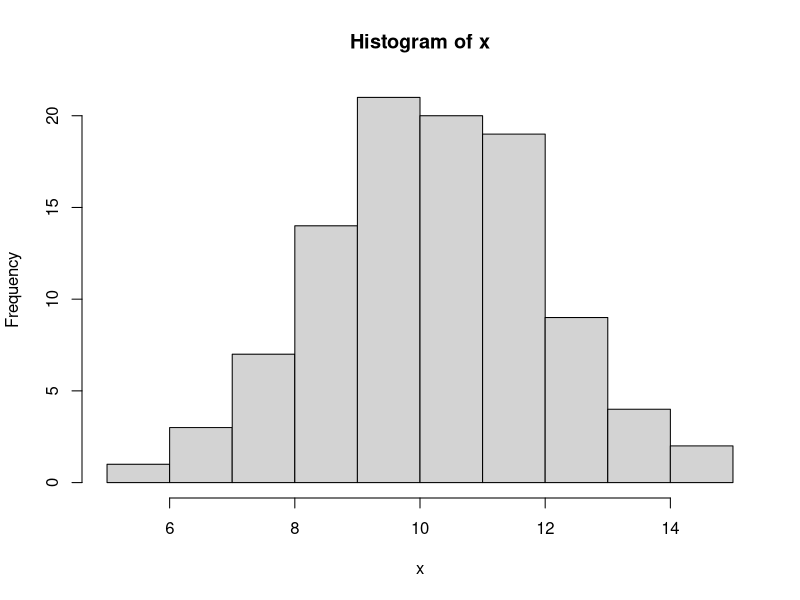
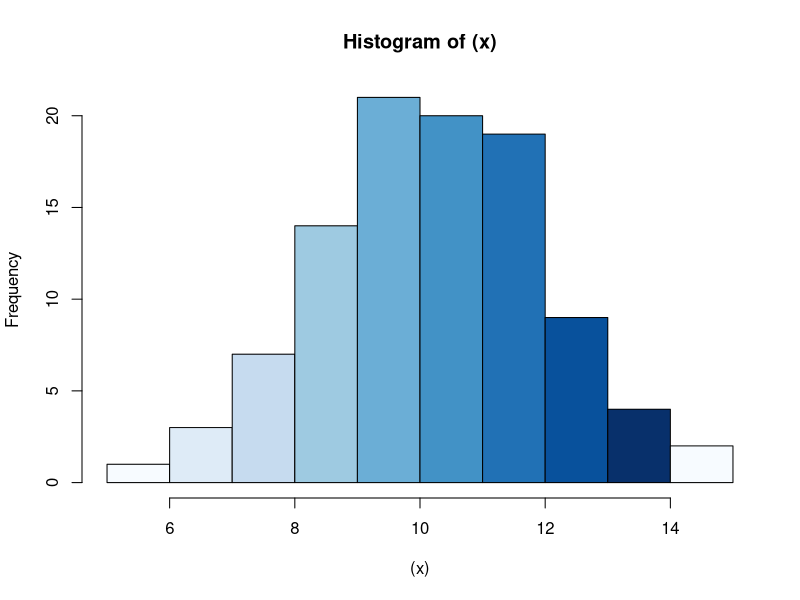
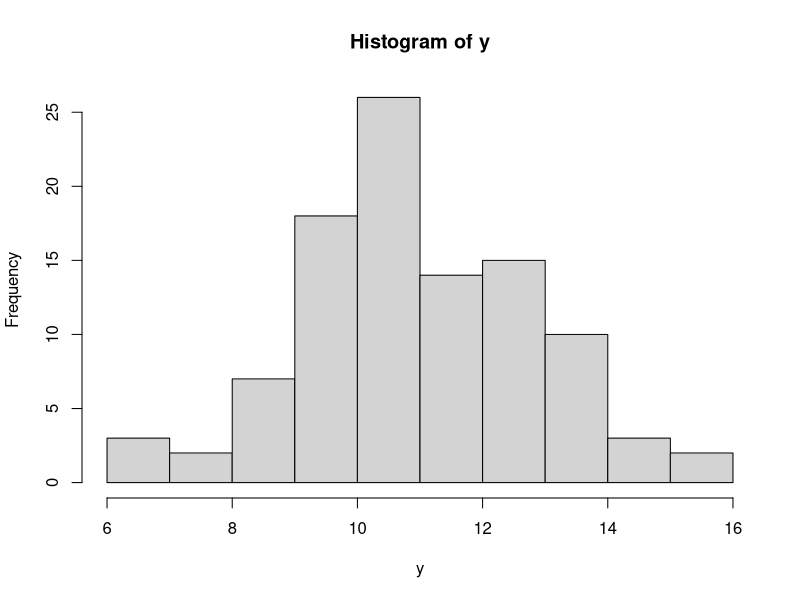
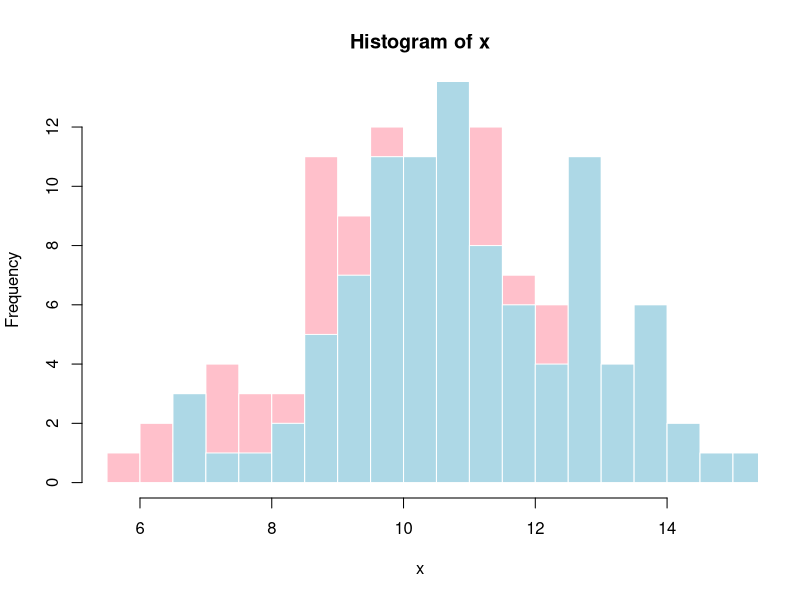
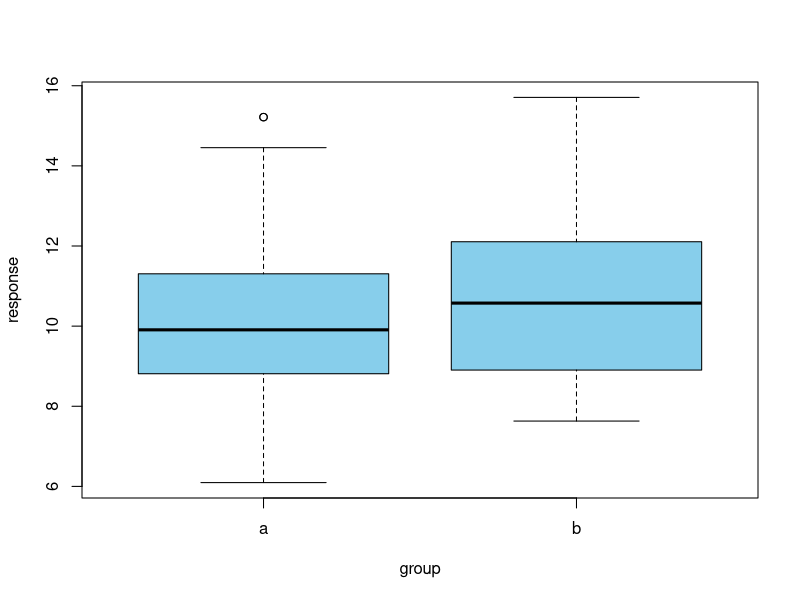
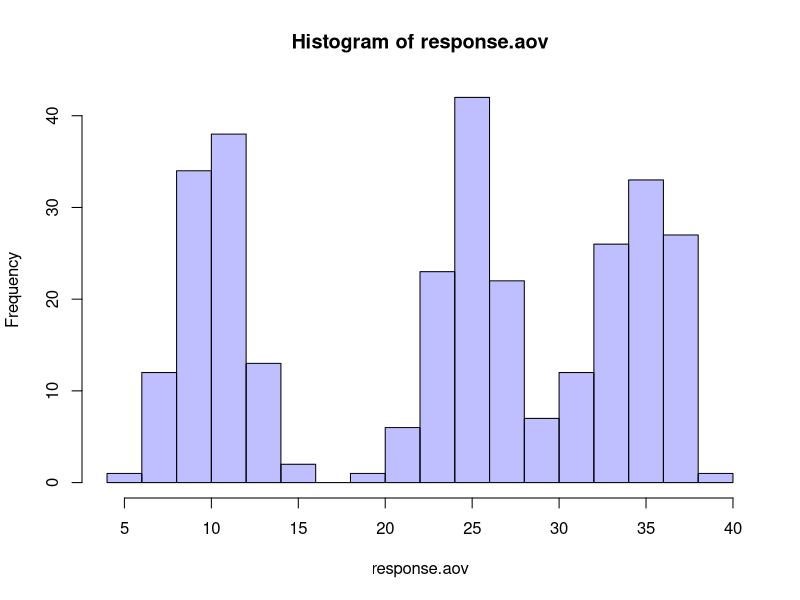
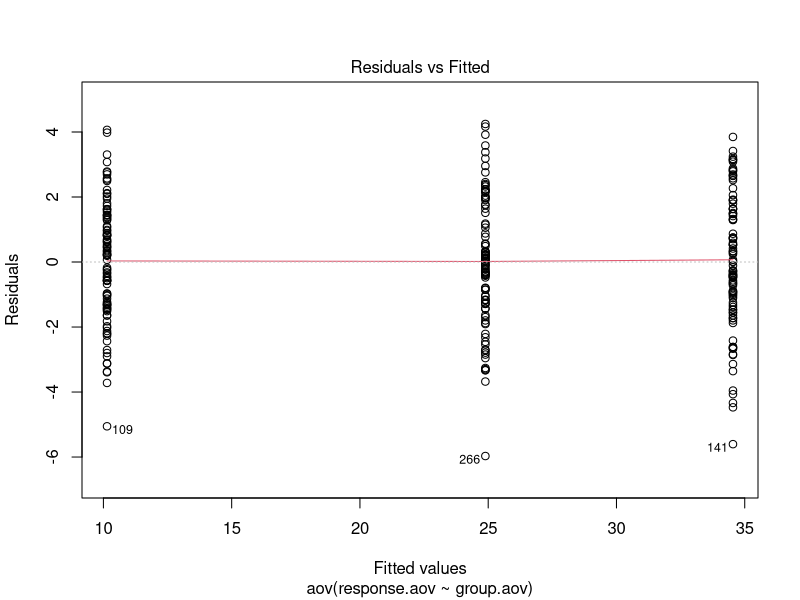
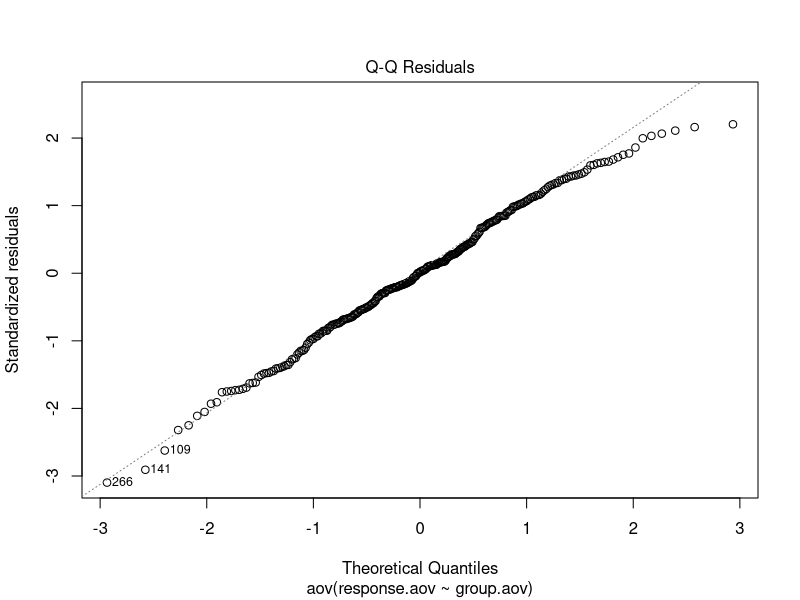

Write R code to recreate these figures, in order.
### OSOS 2024 Workshop Intro Statistics

#set seed; can be any number
set.seed(1)

#simulate normal distribution data

help(rnorm)
x <- rnorm(100, mean = 10, sd =2)
x

#summary statistics
mean(x)
median(x)
sd(x)
min(x)
max(x)
range(x)

#visualize data
x
help(hist)
hist(x)
hist((x),col = blues9)

#Test for normality
#H0 data is normal distribution
#NULL or Ha = data is not normally distributed
shapiro.test(x)

#data:  x, W = 0.9956, p-value = 0.9876

#set different seed
set.seed(5)
y <- rnorm(100, mean = 11, sd = 2)
y
shapiro.test(y) 
# data:  y, W = 0.98711, p-value = 0.445
hist(y)

#visualizing both data sets
hist(x = x,
     col = "pink",
     breaks = 20,
     border = "white")

hist(x = y,
     col = "lightblue",
     breaks = 20,
     border = "white",
     add = TRUE)

### Independent Samples

#T-Test (parametric)
help("t.test")
t.test(x = x, y = y)

## OUTPUT: Welch Two Sample t-test
#data:  x and y
#t = -3.242, df = 197.49, p-value = 0.001393
#alternative hypothesis: true difference in means is not equal to 0
#95 percent confidence interval:
# -1.3597919 -0.3311987
#sample estimates:
#  mean of x mean of y 
#10.21777  11.06327 

#non-parametric tests: i.e. WILCOXON MANN-WHITNEY TEST
wilcox.test(x = x, y = y)

## OUTPUT: Wilcoxon rank sum test with continuity correction
#data:  x and y
#W = 3814, p-value = 0.003772
#alternative hypothesis: true location shift is not equal to 0
#(indicative of the fact that the test is less powerful than a parametric test)

### Dependent T-test

#paired T-test (parametric)
t.test(x = x, y = y, paired = TRUE)

## OUTPUT: Paired t-test
#data:  x and y
#t = -3.2742, df = 99, p-value = 0.00146
#alternative hypothesis: true mean difference is not equal to 0
#95 percent confidence interval: -1.3578724 -0.3331182
#sample estimates: mean difference -0.8454953 

#PAIRED WILCOXON MANN-WHITNEY TEST (NON-PARAMETRIC)
wilcox.test(x = x, y = y, paired = T)

## OUTPUT: Wilcoxon signed rank test with continuity correction
#data:  x and y, V = 1612, p-value = 0.001704
#alternative hypothesis: true location shift is not equal to 0

#P-value: assuming NULL hypothesis is true, then the p-value is the probability of observing data that is as extreme or more extreme than your data

### simulating character/group data

rep(letters[1:2]) #rep is used to repeat
group <- rep(letters[1:2], length.out = 200)
group
set.seed(6)
response <- rnorm(100, mean = c(10,11), sd = 2) #mean can be set as a vector, not always scalar!
response


test.df <- data.frame(group, response) #creates df in order to run statistical tests

head(test.df) #provides table view of data
str(test.df)

### T-test paired Wilcoxon with groups

#T-test by group (WELCH TWO SAMPLE T-TEST)
t.test(response~group, data = test.df)

##Welch Two Sample t-test
#data:  response by group
#t = -2.1976, df = 197.55, p-value = 0.02914 (i.e. a & b are significantly different)!!!
#alternative hypothesis: true difference in means between group a and group b is not equal to 0
#95 percent confidence interval:
 # -1.21415080 -0.06567404
#sample estimates:
  #mean in group a mean in group b 
#10.15963        10.79954 



## Visualizing with boxplots
boxplot(response~group,
        data = test.df, col = "skyblue", outline = T)
help("boxplot")

#Wilcoxon test by group
wilcox.test(response~group, data = test.df)

### ANOVA (must have 3 or more groups)

#simulating ANOVA data
group.aov <- as.factor(rep(letters[1:3], length.out = 300)) #example of nested function

head(group.aov)
str(group.aov)

response.aov <- rnorm(300, mean = c(10,25,35), sd = 2)

#visualize data
hist(response.aov, breaks = 20, col = rgb(0,0,1,1/4))

test.aov <- data.frame(group.aov,
                       response.aov)
str(test.aov)
head(test.aov)

test.aov.fit <- aov(response.aov ~ group.aov,
                    data = test.aov) #response.aov is the dependent variable here
#R has hidden features that allow for graphics not specified before
plot(test.aov.fit)

summary_statistics <- summary(test.aov.fit)

#Tukey post-hoc test
TukeyHSD(test.aov.fit)

#OUTPUT: Tukey post-hoc test shows that all three are significantly different
#$group.aov
#diff       lwr      upr p adj
#b-a 14.748184 14.103002 15.39337     0
#c-a 24.399908 23.754726 25.04509     0
#c-b  9.651724  9.006541 10.29691     0


#AOV and post-hoc where not everything is different
group.aov2 <- as.factor(rep(letters[1:3],
                            length.outm = 300))

response.aov2 <- rnorm(300,
                   mean = c(10, 10.5, 35),
                   sd = c(2, 6, 1.5))

hist(response.aov2, breaks = 20)

test.aov2 <- data.frame(group.aov2, response.aov2)

test.aov.fit2 <- aov(response.aov2 ~ group.aov2, data = test.aov2)
summary(test.aov.fit2)

TukeyHSD(test.aov.fit2)
